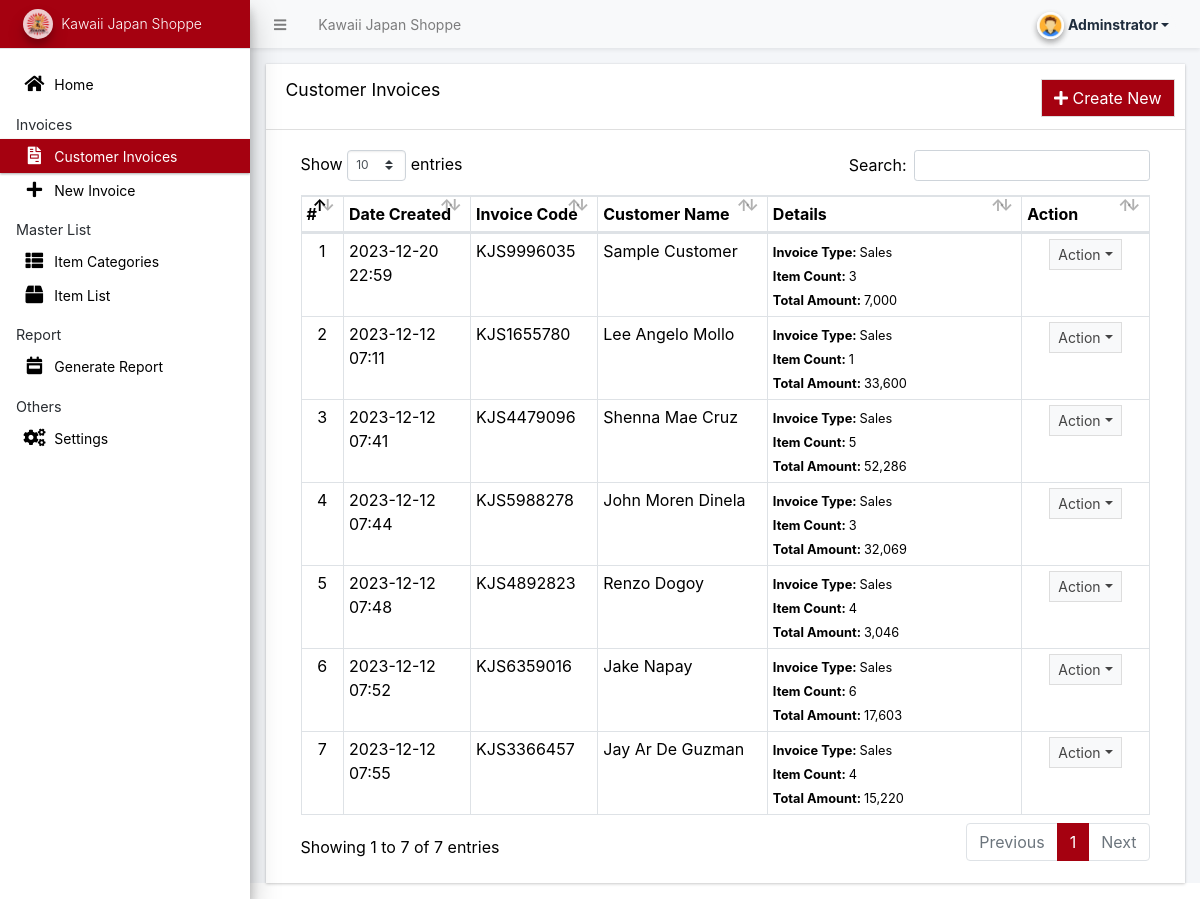
Page /admin/?page=invoice (signed in) on the earlier database version.
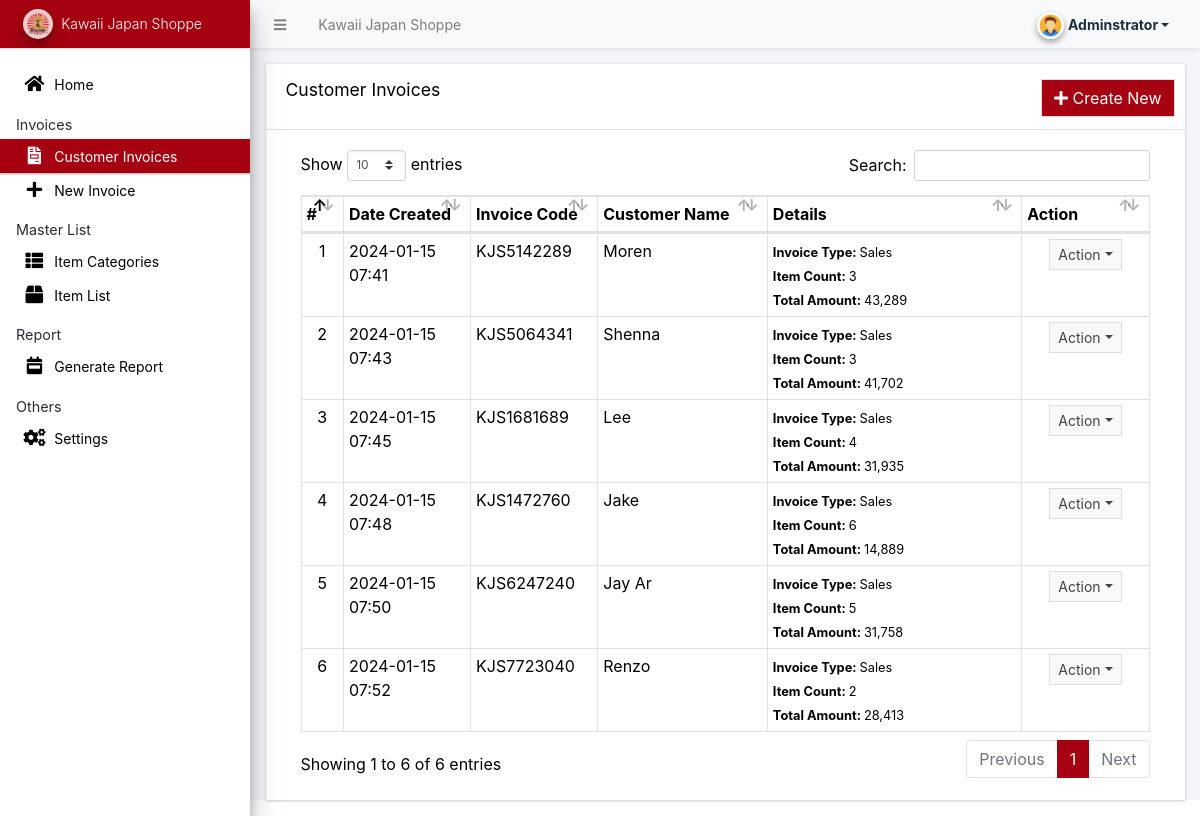
Same page on the later database version.
### tables this page shows
CREATE TABLE `invoice_list` (
  `id` int(30) NOT NULL,
  `invoice_code` varchar(100) NOT NULL,
  `customer_name` text NOT NULL,
  `type` tinyint(1) DEFAULT NULL,
  `weight` varchar(255) DEFAULT NULL,
  `shipping_fee` decimal(10,2) DEFAULT NULL,
  `sub_total` float NOT NULL,
  `total_amount` float NOT NULL,
  `remarks` text NOT NULL,
  `date_created` datetime NOT NULL DEFAULT current_timestamp(),
  `date_updated` datetime DEFAULT NULL ON UPDATE current_timestamp()
);

### config.php (called while the page is built, shortened)
<?php
require_once('classes/DBConnection.php');
require_once('classes/SystemSettings.php');
function validate_image($file){
	if(!empty($file)){
		if(is_file(base_app.$file)){
			return base_url.$file;
		}else{
			return base_url.'dist/img/no-image-available.png';
		}
	}else{
		return base_url.'dist/img/no-image-available.png';
	}
}
function isMobileDevice(){
    $aMobileUA = array(
        '/iphone/i' => 'iPhone',
        '/ipod/i' => 'iPod',
        '/ipad/i' => 'iPad',
        '/android/i' => 'Android',
        '/blackberry/i' => 'BlackBerry',
        '/webos/i' => 'Mobile'
    );
    return false;
}
?>

### classes/DBConnection.php (called while the page is built, shortened)
<?php
class DBConnection{
    private $host = DB_SERVER;
    private $username = DB_USERNAME;
    private $password = DB_PASSWORD;
    private $database = DB_NAME;
    public $conn;
    public function __construct(){
        if (!isset($this->conn)) {
            $this->conn = new mysqli($this->host, $this->username, $this->password, $this->database);
        }
    }
}
?>

### admin/invoice/index.php (the view, shortened to what this page needs)
<div class="card card-outline rounded-0 card-maroon">
	<div class="card-header">
		<h3 class="card-title">Customer Invoices</h3>
		<div class="card-tools">
			<a href="./?page=invoice/manage" class="btn btn-flat btn-default bg-maroon"><span class="fas fa-plus"></span>  Create New</a>
		</div>
	</div>
	<div class="card-body">
		<div class="container-fluid">
        <div class="container-fluid">
			<table class="table table-bordered table-stripped">
				<colgroup>
					<col width="5%">
					<col width="15%">
					<col width="15%">
					<col width="20%">
					<col width="30%">
					<col width="15%">
				</colgroup>
				<thead>
					<tr>
						<th>#</th>
						<th>Date Created</th>
						<th>Invoice Code</th>
						<th>Customer Name</th>
						<th>Details</th>
						<th>Action</th>
					</tr>
				</thead>
				<tbody>
					<?php
					$i = 1;
						$qry = $conn->query("SELECT * from `invoice_list`  order by date(date_created) desc ");
						while($row = $qry->fetch_assoc()):
                            $row['remarks'] = strip_tags(stripslashes(html_entity_decode($row['remarks'])));
							$items = $conn->query("SELECT * FROM invoices_items where invoice_id = {$row['id']} ")->num_rows;
					?>
						<tr>
							<td class="text-center"><?php echo $i++; ?></td>
							<td><?php echo date("Y-m-d H:i",strtotime($row['date_created'])) ?></td>
							<td><?php echo $row['invoice_code'] ?></td>
							<td><?php echo $row['customer_name'] ?></td>
							<td>
								<p class="m-0"><small><b>Invoice Type: </b><?php echo $row['type'] == 1 ? "Sales":"" ?></small></p>
								<p class="m-0"><small><b>Item Count: </b> <?php echo number_format($items) ?></small></p>
								<p class="m-0"><small><b>Total Amount: </b><?php echo number_format($row['total_amount']) ?></small></p>
							</td>
							<td align="center">
								 <button type="button" class="btn btn-flat btn-default btn-sm dropdown-toggle dropdown-icon" data-toggle="dropdown">
				                  		Action
				                  </button>
							</td>
						</tr>
					<?php endwhile; ?>
				</tbody>
			</table>
		</div>
		</div>
	</div>
</div>

### admin/index.php (shortened to what this page needs)
<?php require_once('../config.php'); ?>
 <!DOCTYPE html>
<html lang="en" class="" style="height: auto;">
<?php require_once('inc/header.php') ?>
  <body class="sidebar-mini layout-fixed control-sidebar-slide-open layout-navbar-fixed sidebar-mini-md sidebar-mini-xs" data-new-gr-c-s-check-loaded="14.991.0" data-gr-ext-installed="" style="height: auto;">
    <div class="wrapper">
     <?php require_once('inc/topBarNav.php') ?>
     <?php require_once('inc/navigation.php') ?>
     <?php $page = isset($_GET['page']) ? $_GET['page'] : 'home';  ?>
      <div class="content-wrapper  pt-3" style="min-height: 567.854px;">
        <section class="content  text-dark">
          <div class="container-fluid">
            <?php
              if(!file_exists($page.".php") && !is_dir($page)){
                  include '404.html';
              }else{
                if(is_dir($page))
                  include $page.'/index.php';
                else
                  include $page.'.php';
              }
            ?>
          </div>
        </section>
      </div>
      <?php require_once('inc/footer.php') ?>
  </body>
</html>

### admin/inc/header.php (shortened to what this page needs)
<head>
    <link rel="stylesheet" href="<?php echo base_url ?>plugins/fontawesome-free/css/all.min.css">
    <link rel="stylesheet" href="<?php echo base_url ?>plugins/tempusdominus-bootstrap-4/css/tempusdominus-bootstrap-4.min.css">
  <link rel="stylesheet" href="<?php echo base_url ?>plugins/datatables-bs4/css/dataTables.bootstrap4.min.css">
  <link rel="stylesheet" href="<?php echo base_url ?>plugins/datatables-responsive/css/responsive.bootstrap4.min.css">
  <link rel="stylesheet" href="<?php echo base_url ?>plugins/datatables-buttons/css/buttons.bootstrap4.min.css">
  <link rel="stylesheet" href="<?php echo base_url ?>plugins/select2/css/select2.min.css">
  <link rel="stylesheet" href="<?php echo base_url ?>plugins/select2-bootstrap4-theme/select2-bootstrap4.min.css">
    <link rel="stylesheet" href="<?php echo base_url ?>plugins/icheck-bootstrap/icheck-bootstrap.min.css">
    <link rel="stylesheet" href="<?php echo base_url ?>plugins/jqvmap/jqvmap.min.css">
    <link rel="stylesheet" href="<?php echo base_url ?>dist/css/adminlte.css">
    <link rel="stylesheet" href="<?php echo base_url ?>dist/css/custom.css">
    <link rel="stylesheet" href="<?php echo base_url ?>plugins/overlayScrollbars/css/OverlayScrollbars.min.css">
    <link rel="stylesheet" href="<?php echo base_url ?>plugins/daterangepicker/daterangepicker.css">
    <link rel="stylesheet" href="<?php echo base_url ?>plugins/summernote/summernote-bs4.min.css">
  <link rel="stylesheet" href="<?php echo base_url ?>plugins/sweetalert2-theme-bootstrap-4/bootstrap-4.min.css">
  </head>

### admin/inc/topBarNav.php (shortened to what this page needs)
<nav class="main-header navbar navbar-expand navbar-light border border-light border-top-0  border-left-0 border-right-0 navbar-light text-sm shadow-sm">
  <ul class="navbar-nav">
    <li class="nav-item">
    <a class="nav-link" data-widget="pushmenu" href="#" role="button"><i class="fas fa-bars"></i></a>
    </li>
    <li class="nav-item d-none d-sm-inline-block">
      <a href="<?php echo base_url ?>" class="nav-link"><?php echo (!isMobileDevice()) ? $_settings->info('name'):$_settings->info('short_name'); ?> </a>
    </li>
  </ul>
  <ul class="navbar-nav ml-auto">
    <li class="nav-item">
      <div class="btn-group nav-link">
            <button type="button" class="btn btn-rounded badge badge-light dropdown-toggle dropdown-icon" data-toggle="dropdown">
              <span><img src="<?php echo validate_image($_settings->userdata('avatar')) ?>" class="img-circle elevation-2 user-img" alt="User Image"></span>
              <span class="ml-3"><?php echo ucwords($_settings->userdata('firstname')) ?></span>
            </button>
        </div>
    </li>
  </ul>
</nav>

### admin/inc/navigation.php (shortened to what this page needs)
<aside class="main-sidebar sidebar-light-maroon elevation-4 sidebar-no-expand">
  <a href="<?php echo base_url ?>admin" class="brand-link bg-maroon text-sm">
  <img src="<?php echo validate_image($_settings->info('logo'))?>" alt="Store Logo" class="brand-image img-circle elevation-3" style="opacity: .8;
                      width: 30px;
                      height: 30px;
                      max-height: unset;
                      background: white;">
  <span class="brand-text font-weight-light"><?php echo $_settings->info('short_name') ?></span>
  </a>
  <div class="sidebar os-host os-theme-light os-host-overflow os-host-overflow-y os-host-resize-disabled os-host-transition os-host-scrollbar-horizontal-hidden">
    <div class="os-content-glue" style="margin: 0px -8px; width: 249px; height: 646px;"></div>
    <div class="os-padding">
      <div class="os-viewport os-viewport-native-scrollbars-invisible" style="overflow-y: scroll;">
        <div class="os-content" style="padding: 0px 8px; height: 100%; width: 100%;">
          <nav class="mt-4">
             <ul class="nav nav-pills nav-sidebar flex-column text-sm nav-compact nav-flat nav-child-indent nav-collapse-hide-child" data-widget="treeview" role="menu" data-accordion="false">
              <li class="nav-item dropdown">
                <a href="./" class="nav-link nav-home">
                  <i class="nav-icon fas fa-home"></i>
                  <p>
                    Home
                  </p>
                </a>
              </li>
              <li class="nav-header">Invoices</li>
              <li class="nav-item dropdown">
                <a href="<?php echo base_url ?>admin/?page=invoice" class="nav-link nav-invoice">
                  <i class="nav-icon fas fa-file-invoice"></i>
                  <p>
                    Customer Invoices
                  </p>
                </a>
              </li>
              <li class="nav-item dropdown">
                <a href="<?php echo base_url ?>admin/?page=invoice/manage" class="nav-link">
                  <i class="nav-icon fas fa-plus"></i>
                  <p>
                    New Invoice
                  </p>
                </a>
              </li>
              <li class="nav-header">Master List</li>
              <li class="nav-item dropdown">
                <a href="<?php echo base_url ?>admin/?page=category" class="nav-link nav-category">
                  <i class="nav-icon fas fa-th-list"></i>
                  <p>
                    Item Categories
                  </p>
                </a>
              </li>
              <li class="nav-item dropdown">
                <a href="<?php echo base_url ?>admin/?page=product" class="nav-link nav-product">
                  <i class="nav-icon fas fa-box"></i>
                  <p>
                    Item List
                  </p>
                </a>
              </li>
              <li class="nav-header">Report</li>
              <li class="nav-item dropdown">
                <a href="<?php echo base_url ?>admin/?page=report" class="nav-link nav-report">
                  <i class="nav-icon fas fa-calendar-week"></i>
                  <p>
                    Generate Report
                  </p>
                </a>
              </li>
              <li class="nav-header">Others</li>
              <li class="nav-item dropdown">
                <a href="<?php echo base_url ?>admin/?page=system_info" class="nav-link nav-system_info">
                  <i class="nav-icon fas fa-cogs"></i>
                  <p>
                    Settings
                  </p>
                </a>
              </li>
            </ul>
          </nav>
        </div>
      </div>
    </div>
  </div>
</aside>

### admin/inc/footer.php (shortened to what this page needs)
</div>

### admin/inc/topBarNav.php (style rules this page uses)
.user-img { position: absolute; height: 27px; width: 27px; object-fit: cover; left: -7%; top: -12%; }
.btn-rounded { border-radius: 50px; }

Differences in the rows shown:
removed invoice_list: date_created "2023-12-20 22:59", invoice_code "KJS9996035", customer_name "Sample Customer", type "Sales", items "3", total_amount "7,000"
removed invoice_list: date_created "2023-12-12 07:11", invoice_code "KJS1655780", customer_name "Lee Angelo Mollo", type "Sales", items "1", total_amount "33,600"
removed invoice_list: date_created "2023-12-12 07:41", invoice_code "KJS4479096", customer_name "Shenna Mae Cruz", type "Sales", items "5", total_amount "52,286"
removed invoice_list: date_created "2023-12-12 07:44", invoice_code "KJS5988278", customer_name "John Moren Dinela", type "Sales", items "3", total_amount "32,069"
removed invoice_list: date_created "2023-12-12 07:48", invoice_code "KJS4892823", customer_name "Renzo Dogoy", type "Sales", items "4", total_amount "3,046"
removed invoice_list: date_created "2023-12-12 07:52", invoice_code "KJS6359016", customer_name "Jake Napay", type "Sales", items "6", total_amount "17,603"
removed invoice_list: date_created "2023-12-12 07:55", invoice_code "KJS3366457", customer_name "Jay Ar De Guzman", type "Sales", items "4", total_amount "15,220"
added invoice_list: date_created "2024-01-15 07:41", invoice_code "KJS5142289", customer_name "Moren", type "Sales", items "3", total_amount "43,289"
added invoice_list: date_created "2024-01-15 07:43", invoice_code "KJS5064341", customer_name "Shenna", type "Sales", items "3", total_amount "41,702"
added invoice_list: date_created "2024-01-15 07:45", invoice_code "KJS1681689", customer_name "Lee", type "Sales", items "4", total_amount "31,935"
added invoice_list: date_created "2024-01-15 07:48", invoice_code "KJS1472760", customer_name "Jake", type "Sales", items "6", total_amount "14,889"
added invoice_list: date_created "2024-01-15 07:50", invoice_code "KJS6247240", customer_name "Jay Ar", type "Sales", items "5", total_amount "31,758"
added invoice_list: date_created "2024-01-15 07:52", invoice_code "KJS7723040", customer_name "Renzo", type "Sales", items "2", total_amount "28,413"
Other differences:
text written by a page script: "Show entries Search: Showing 1 to 7 of 7 entries Previous 1 Next" → "Show entries Search: Showing 1 to 6 of 6 entries Previous 1 Next"
